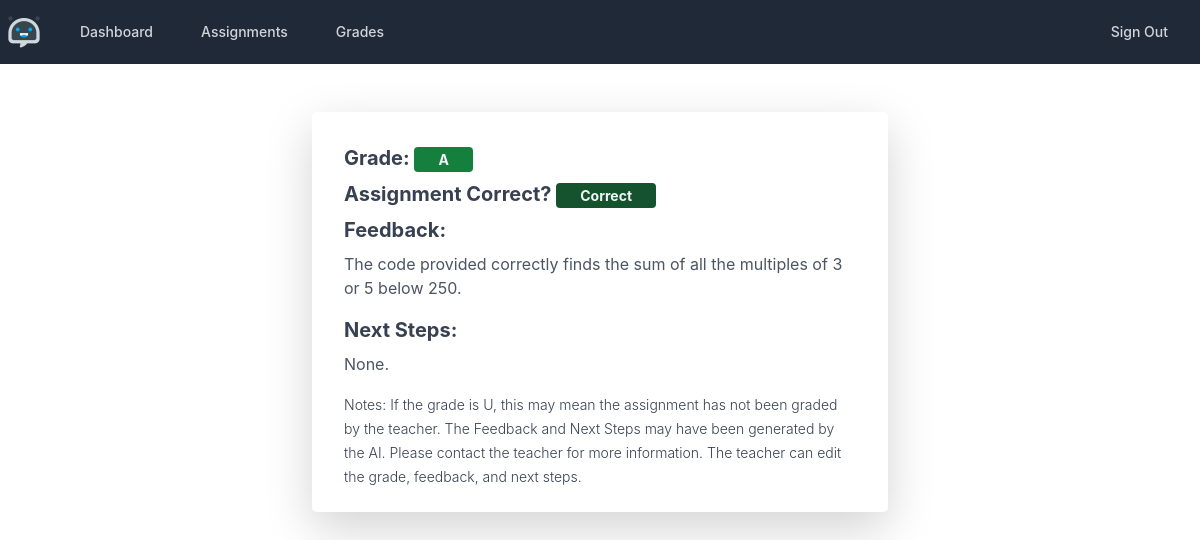
The app's page /view_grade/1 (signed in) with its own data.
### models.py (models this page shows, shortened)
class Grade(db.Model):
    __tablename__ = 'grades'
    __table_args__ = {'extend_existing': True}
    assignment_id = db.Column(db.Integer, db.ForeignKey(Assignment.assignment_id), nullable=False)
    student_id = db.Column(db.Integer, db.ForeignKey(User.id), nullable=False)
    grade = db.Column(db.String(1), nullable=True, default='N')
    correct = db.Column(db.Boolean, nullable=False, default=False)
    feedback = db.Column(db.String(2000), nullable=False, default='No Feedback Provided. Default.')
    next_steps = db.Column(db.String(2000), nullable=False, default='No Next Steps Provided. Default.')
    code_submission = db.Column(db.String(2000), nullable=False, default='No Code Provided. Default.')
    grade_id = db.Column(db.Integer, primary_key=True)

### grades/views.py (the view)
@grades_blueprint.route('/view_grade/<id>', methods=['GET', 'POST'])
@login_required
@required_roles('student')
def view_grade(id):
    grade = Grade.query.filter_by(grade_id=id).first_or_404()
    return render_template('grades/view_grade.html', grade=grade)

### app.py (called while the page is built)
@login_manager.user_loader
def load_user(user_id):
    return User.query.get(int(user_id))

### models.py (called while the page is built)
def required_roles(*roles):
    def wrapper(f):
        @wraps(f)
        def wrapped(*args, **kwargs):
            if current_user.role not in roles:
                return render_template('error/403.html')
            return f(*args, **kwargs)
        return wrapped
    return wrapper

### templates/grades/view_grade.html (shortened to what this page needs)
<!DOCTYPE html>
<html lang="en">
<head>
</head>
<body>
{% extends 'base.html' %}
{% block content %}
    <div class="w-full max-w-xl mx-auto mt-5 my-2">
        <div class="max-w-2xl px-8 py-4 bg-white rounded-lg shadow-lg">
            <div class="flex items-center justify-between my-2">
                <span class="text-xl font-bold text-gray-700">
                    {% if grade.grade == "U" or grade.grade == "F" or grade.grade == "E" %}
                    Grade: <span class="px-4 py-1 text-sm font-bold text-gray-100 bg-red-700 rounded">{{ grade.grade }}</span>
                    {% elif grade.grade == "C" or grade.grade == "D" %}
                    Grade: <span class="px-4 py-1 text-sm font-bold text-gray-100 bg-yellow-600 rounded">{{ grade.grade }}</span>
                    {% else %}
                    Grade: <span class="px-4 py-1 text-sm font-bold text-gray-100 bg-green-700 rounded">{{ grade.grade }}</span>
                    {% endif %}
                </span>
            </div>
            <div class="flex items-center justify-between my-2">
            <span class="text-xl font-bold text-gray-700">
                {% if grade.correct == 1 %}
                    Assignment Correct?
                    <span class="px-4 py-1 text-sm font-bold text-gray-100 bg-green-900 rounded">Correct</span>
                {% else %}
                    Assignment Correct?
                    <span class="px-4 py-1 text-sm font-bold text-gray-100 bg-red-900 rounded">Incorrect</span>
                {% endif %}
            </span>
            </div>
            <div>
            <span class="text-xl font-bold text-gray-700">
                Feedback:
            </span>
            <p class="mt-2 text-gray-600">{{ grade.feedback }}</p>
            </div>
            <div>
            <span class="text-xl font-bold text-gray-700">
                Next Steps:
            </span>
                <p class="mt-2 text-gray-600">{{ grade.next_steps }}</p>
            </div>
            <div>
                <span class="text-sm font-light text-gray-700">
                    Notes: If the grade is U, this may mean the assignment has not been graded by the teacher.
                    The Feedback and Next Steps may have been generated by the AI. Please contact the teacher for more information.
                    The teacher can edit the grade, feedback, and next steps.
                </span>
            </div>
        </div>
    </div>
{% endblock %}

### records on screen
Grade: grade "A", feedback "The code provided correctly finds the sum of all the multiples of 3 or 5 below 250.", next_steps "None."
